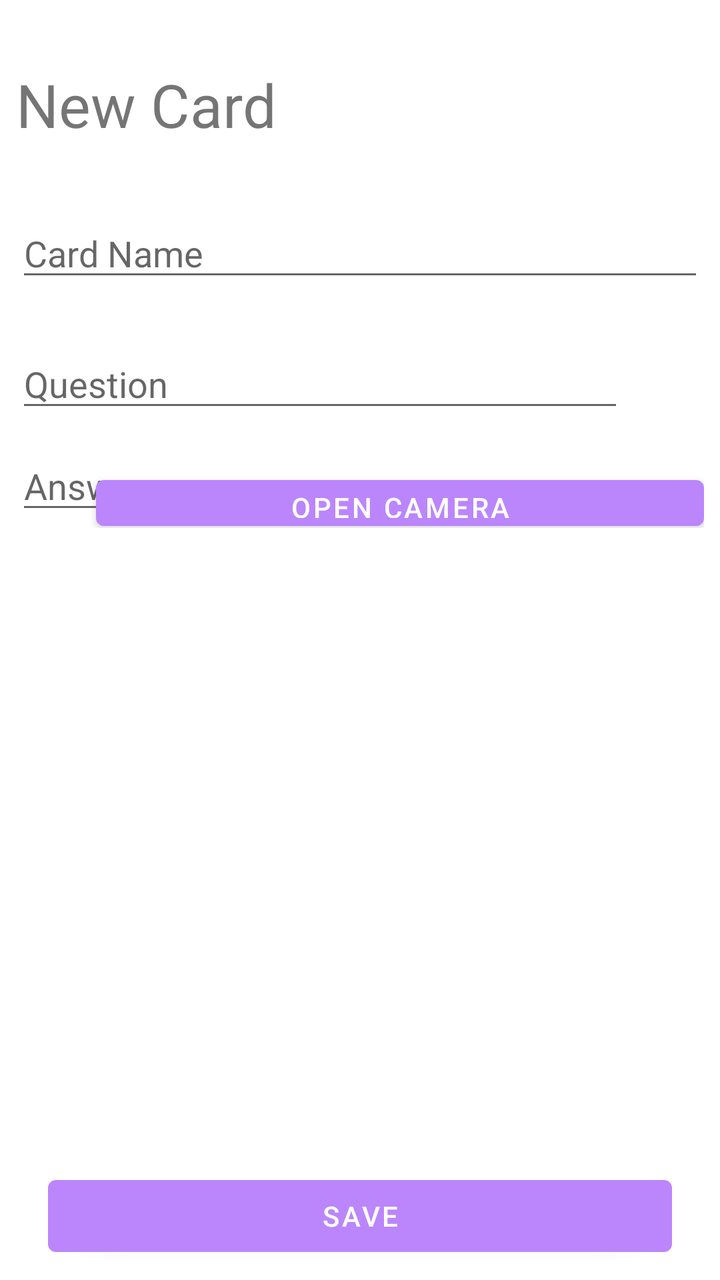
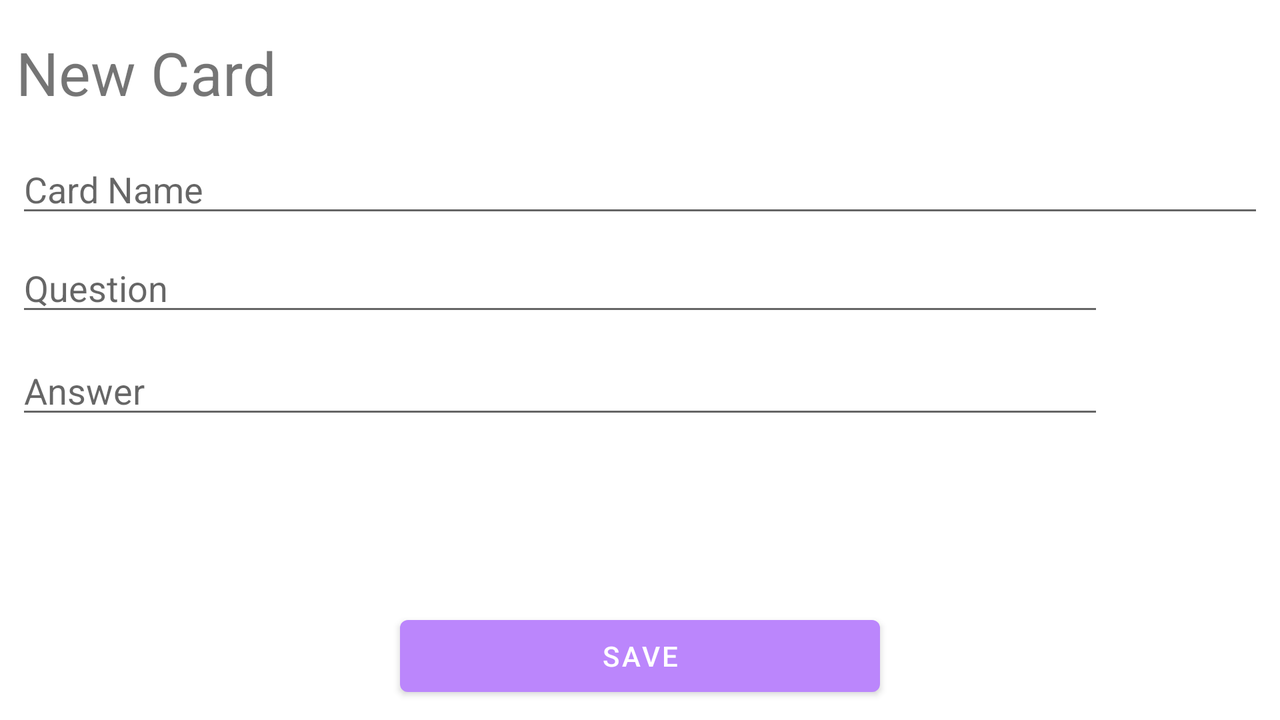

The same Android screen from two of the app's own layout files: first res/layout/ as a phone draws it, then the repository's variant for another configuration, drawn on a device whose configuration selects that folder. Both files follow.
<!-- AndroidManifest.xml: application theme Theme.Swipe -->
<!-- res/layout/fragment_card_configuration.xml -->
<?xml version="1.0" encoding="utf-8"?>
<androidx.constraintlayout.widget.ConstraintLayout xmlns:android="http://schemas.android.com/apk/res/android"
    xmlns:app="http://schemas.android.com/apk/res-auto"
    xmlns:tools="http://schemas.android.com/tools"
    android:layout_width="match_parent"
    android:layout_height="match_parent"
    tools:context="de.fhe.ai.pme.swipe.view.ui.home.configuration.card.CardConfigurationFragment">

    <TextView
        android:id="@+id/textView2"
        android:layout_width="match_parent"
        android:layout_height="wrap_content"
        android:layout_marginStart="8dp"
        android:layout_marginTop="32dp"
        android:layout_marginEnd="8dp"
        android:text="@string/text_create_card"
        android:textSize="30sp"
        app:layout_constraintEnd_toEndOf="parent"
        app:layout_constraintHorizontal_bias="1.0"
        app:layout_constraintStart_toStartOf="parent"
        app:layout_constraintTop_toTopOf="parent" />

    <EditText
        android:id="@+id/et_name_of_card"
        android:layout_width="0dp"
        android:layout_height="wrap_content"
        android:layout_marginStart="8dp"
        android:layout_marginTop="32dp"
        android:layout_marginEnd="8dp"
        android:ems="10"
        android:hint="@string/hint_card_name"
        android:importantForAutofill="no"
        android:inputType=""
        app:layout_constraintEnd_toEndOf="parent"
        app:layout_constraintStart_toStartOf="parent"
        app:layout_constraintTop_toBottomOf="@+id/textView2"/>

    <LinearLayout
        android:id="@+id/linearLayout1"
        android:layout_width="match_parent"
        android:layout_height="wrap_content"
        android:layout_marginStart="8dp"
        android:layout_marginTop="24dp"
        android:layout_marginEnd="8dp"
        android:gravity="center_vertical"
        android:orientation="horizontal"
        app:layout_constraintEnd_toEndOf="parent"
        app:layout_constraintStart_toStartOf="parent"
        app:layout_constraintTop_toBottomOf="@+id/et_name_of_card">

        <EditText
            android:id="@+id/et_question"
            android:layout_width="345dp"
            android:layout_height="wrap_content"
            android:layout_weight="1"
            android:ems="10"
            android:hint="@string/hint_card_question"
            android:importantForAutofill="no"
            android:inputType=""/>

        <ImageView
            android:layout_width="40dp"
            android:layout_height="40dp"
            android:src="@drawable/ic_card"/>
    </LinearLayout>

    <LinearLayout
        android:id="@+id/linearLayout2"
        android:layout_width="match_parent"
        android:layout_height="45dp"
        android:layout_marginStart="8dp"
        android:layout_marginTop="8dp"
        android:layout_marginEnd="8dp"
        android:gravity="center_vertical"
        android:orientation="horizontal"
        app:layout_constraintEnd_toEndOf="parent"
        app:layout_constraintStart_toStartOf="parent"
        app:layout_constraintTop_toBottomOf="@+id/linearLayout1">

        <EditText
            android:id="@+id/et_answer"
            android:layout_width="345dp"
            android:layout_height="wrap_content"
            android:layout_weight="1"
            android:ems="10"
            android:hint="@string/hint_card_answer"
            android:importantForAutofill="no"
            android:inputType=""/>

        <ImageView
            android:layout_width="40dp"
            android:layout_height="40dp"
            android:src="@drawable/ic_card"/>

    </LinearLayout>

    <LinearLayout
        android:id="@+id/linearLayout3"
        android:layout_width="match_parent"
        android:layout_height="45dp"
        android:layout_marginStart="8dp"
        android:layout_marginTop="8dp"
        android:layout_marginEnd="8dp"
        android:gravity="center_vertical"
        android:orientation="horizontal"
        app:layout_constraintEnd_toEndOf="parent"
        app:layout_constraintStart_toStartOf="parent"
        app:layout_constraintTop_toBottomOf="@+id/linearLayout1">

        <ImageView
            android:layout_width="40dp"
            android:layout_height="40dp"
            android:id="@+id/image_view"/>

        <Button
            android:layout_width="match_parent"
            android:layout_height="match_parent"
            android:id="@+id/btnOpenCam"
            android:text="open camera"
            android:layout_marginTop="10dp"
        />

    </LinearLayout>
    <Button
        android:id="@+id/btn_save_card"
        android:layout_width="0dp"
        android:layout_height="wrap_content"
        android:layout_marginStart="24dp"
        android:layout_marginEnd="24dp"
        android:layout_marginBottom="8dp"
        android:text="@string/button_save"
        app:layout_constraintBottom_toBottomOf="parent"
        app:layout_constraintEnd_toEndOf="parent"
        app:layout_constraintHorizontal_bias="1.0"
        app:layout_constraintStart_toStartOf="parent"/>

</androidx.constraintlayout.widget.ConstraintLayout>
<!-- resources referenced by this layout -->
<resources>
  <string name="button_save">SAVE</string>
  <string name="hint_card_answer">Answer</string>
  <string name="hint_card_name">Card Name</string>
  <string name="hint_card_question">Question</string>
  <string name="text_create_card">New Card</string>
  <style name="Theme.Swipe" parent="Theme.MaterialComponents.DayNight.NoActionBar">
          
          <item name="colorPrimary">@color/purple_500</item>
          <item name="colorPrimaryVariant">@color/purple_700</item>
          <item name="colorOnPrimary">@color/white</item>
          
          <item name="colorSecondary">@color/teal_200</item>
          <item name="colorSecondaryVariant">@color/teal_700</item>
          <item name="colorOnSecondary">@color/black</item>
          
          <item name="android:statusBarColor" tools:targetApi="l">?attr/colorPrimaryVariant</item>
          
      </style>
  <color name="purple_500">#FFBB86FC</color>
  <color name="purple_700">#FFBB86FC</color>  //für test geändert
  <color name="white">#FFFFFFFF</color>
  <color name="teal_200">#FFBB86FC</color>    //für test geändert
  <color name="teal_700">#FFBB86FC</color>    //für test geändert
  <color name="black">#FF000000</color>
</resources>
<!-- res/layout-land/fragment_card_configuration.xml (the repository's variant of the layout above) -->
<!-- drawn on the phone turned sideways -->
<?xml version="1.0" encoding="utf-8"?>
<androidx.constraintlayout.widget.ConstraintLayout xmlns:android="http://schemas.android.com/apk/res/android"
    xmlns:app="http://schemas.android.com/apk/res-auto"
    xmlns:tools="http://schemas.android.com/tools"
    android:layout_width="match_parent"
    android:layout_height="match_parent"
    tools:context="de.fhe.ai.pme.swipe.view.ui.home.configuration.card.CardConfigurationFragment">

    <TextView
        android:id="@+id/textView2"
        android:layout_width="match_parent"
        android:layout_height="wrap_content"
        android:layout_marginStart="8dp"
        android:layout_marginTop="16dp"
        android:layout_marginEnd="8dp"
        android:text="@string/text_create_card"
        android:textSize="30sp"
        app:layout_constraintEnd_toEndOf="parent"
        app:layout_constraintHorizontal_bias="1.0"
        app:layout_constraintStart_toStartOf="parent"
        app:layout_constraintTop_toTopOf="parent" />

    <EditText
        android:id="@+id/et_name_of_card"
        android:layout_width="0dp"
        android:layout_height="wrap_content"
        android:layout_marginStart="8dp"
        android:layout_marginTop="16dp"
        android:layout_marginEnd="8dp"
        android:ems="10"
        android:hint="@string/hint_card_name"
        android:importantForAutofill="no"
        android:inputType=""
        app:layout_constraintEnd_toEndOf="parent"
        app:layout_constraintStart_toStartOf="parent"
        app:layout_constraintTop_toBottomOf="@+id/textView2" />

    <androidx.constraintlayout.widget.ConstraintLayout
        android:id="@+id/linearLayout1"
        android:layout_width="match_parent"
        android:layout_height="wrap_content"
        android:layout_marginStart="8dp"
        android:layout_marginTop="8dp"
        android:layout_marginEnd="8dp"
        android:gravity="center_vertical"
        android:orientation="horizontal"
        app:layout_constraintEnd_toEndOf="parent"
        app:layout_constraintStart_toStartOf="parent"
        app:layout_constraintTop_toBottomOf="@+id/et_name_of_card">

        <EditText
            android:id="@+id/et_question"
            android:layout_width="0dp"
            android:layout_height="wrap_content"
            android:layout_weight="1"
            android:ems="10"
            android:hint="@string/hint_card_question"
            android:importantForAutofill="no"
            android:inputType=""
            app:layout_constraintBottom_toBottomOf="parent"
            app:layout_constraintEnd_toStartOf="@+id/QuestionCam"
            app:layout_constraintStart_toStartOf="parent"
            app:layout_constraintTop_toTopOf="parent" />

        <ImageView
            android:id="@+id/QuestionCam"
            android:layout_width="40dp"
            android:layout_height="40dp"
            android:src="@drawable/ic_add_file"
            app:layout_constraintBottom_toBottomOf="parent"
            app:layout_constraintEnd_toStartOf="@+id/QuestionPic"
            app:layout_constraintTop_toTopOf="parent" />

        <ImageView
            android:id="@+id/QuestionPic"
            android:layout_width="40dp"
            android:layout_height="40dp"
            android:src="@drawable/ic_card"
            app:layout_constraintBottom_toBottomOf="parent"
            app:layout_constraintEnd_toEndOf="parent"
            app:layout_constraintTop_toTopOf="parent" />

    </androidx.constraintlayout.widget.ConstraintLayout>

    <androidx.constraintlayout.widget.ConstraintLayout
        android:id="@+id/linearLayout2"
        android:layout_width="match_parent"
        android:layout_height="45dp"
        android:layout_marginStart="8dp"
        android:layout_marginTop="8dp"
        android:layout_marginEnd="8dp"
        android:gravity="center_vertical"
        android:orientation="horizontal"
        app:layout_constraintEnd_toEndOf="parent"
        app:layout_constraintStart_toStartOf="parent"
        app:layout_constraintTop_toBottomOf="@+id/linearLayout1">

        <EditText
            android:id="@+id/et_answer"
            android:layout_width="0dp"
            android:layout_height="wrap_content"
            android:layout_weight="1"
            android:ems="10"
            android:hint="@string/hint_card_answer"
            android:importantForAutofill="no"
            android:inputType=""
            app:layout_constraintBottom_toBottomOf="parent"
            app:layout_constraintEnd_toStartOf="@+id/AnswerCam"
            app:layout_constraintStart_toStartOf="parent"
            app:layout_constraintTop_toTopOf="parent" />

        <ImageView
            android:id="@+id/AnswerCam"
            android:layout_width="40dp"
            android:layout_height="40dp"
            android:src="@drawable/ic_add_file"
            app:layout_constraintBottom_toBottomOf="parent"
            app:layout_constraintEnd_toStartOf="@+id/AnswerPic"
            app:layout_constraintTop_toTopOf="parent" />

        <ImageView
            android:id="@+id/AnswerPic"
            android:layout_width="40dp"
            android:layout_height="40dp"
            android:src="@drawable/ic_card"
            app:layout_constraintBottom_toBottomOf="parent"
            app:layout_constraintEnd_toEndOf="parent"
            app:layout_constraintTop_toTopOf="parent" />

    </androidx.constraintlayout.widget.ConstraintLayout>

    <Button
        android:id="@+id/btn_save_card"
        android:layout_width="0dp"
        android:layout_height="wrap_content"
        android:layout_marginStart="200dp"
        android:layout_marginEnd="200dp"
        android:layout_marginBottom="8dp"
        android:text="@string/button_save"
        app:layout_constraintBottom_toBottomOf="parent"
        app:layout_constraintEnd_toEndOf="parent"
        app:layout_constraintHorizontal_bias="1.0"
        app:layout_constraintStart_toStartOf="parent" />

</androidx.constraintlayout.widget.ConstraintLayout>
